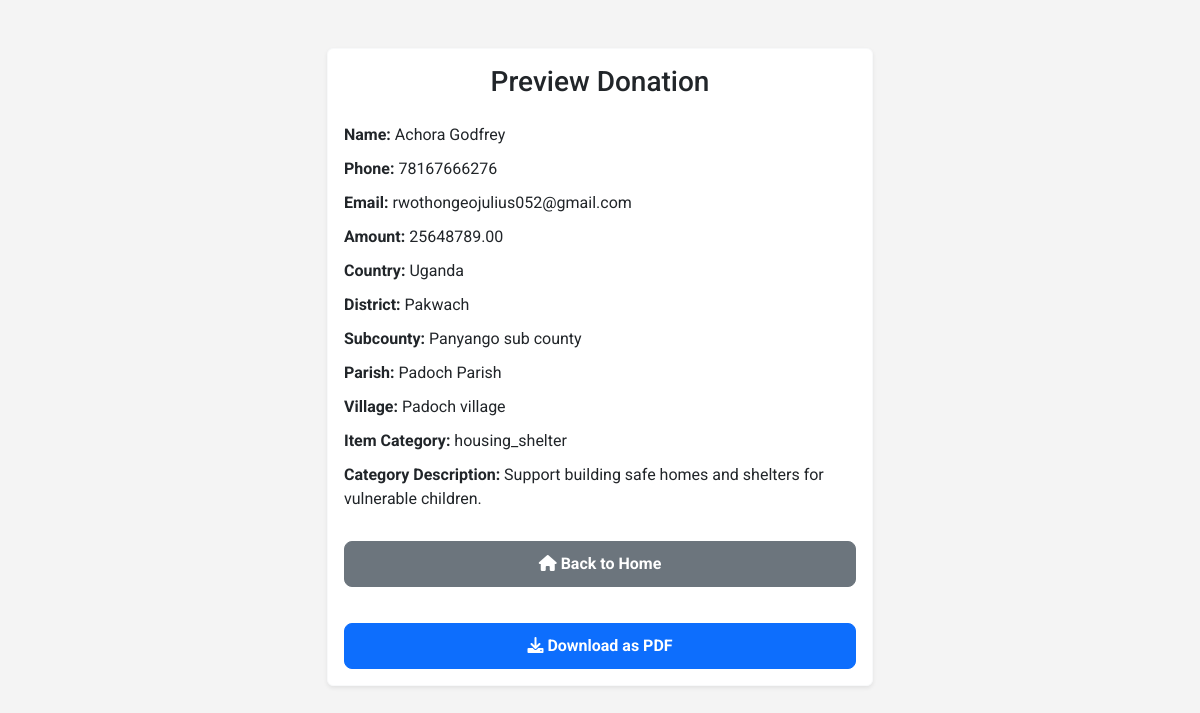
The page /preview/28/ on the database its author committed.
### Ministry/models.py (models this page shows, shortened)
class Donation(models.Model):
    country = models.CharField(max_length=100)
    ITEM_CATEGORY_CHOICES = [
        ('child_sponsorship', 'Child Sponsorship'),
        ('education_fund', 'Education Fund'),
        ('feeding_program', 'Feeding Program'),
        ('healthcare_support', 'Healthcare Support'),
        ('housing_shelter', 'Housing and Shelter'),
        ('community_outreach', 'Community Outreach'),
        ('spiritual_growth', 'Spiritual Growth'),
        ('emergency_relief', 'Emergency Relief'),
        ('general_support', 'General Support'),
    ]
    item_category = models.CharField(max_length=50, choices=ITEM_CATEGORY_CHOICES)
    district = models.CharField(max_length=100)
    subcounty = models.CharField(max_length=100)
    parish = models.CharField(max_length=100)
    village = models.CharField(max_length=100)
    name = models.CharField(max_length=100)
    phone = models.CharField(max_length=20)
    email = models.EmailField()
    amount = models.DecimalField(max_digits=10, decimal_places=2)
    submitted_at = models.DateTimeField(auto_now_add=True)

### Ministry/views.py (the view)
# urls.py: path('preview/<int:pk>/', views.preview_donation, name='preview_donation'),
def preview_donation(request, pk):
    donation = get_object_or_404(Donation, pk=pk)
    category_description = category_descriptions.get(donation.item_category, 'No description available')
    return render(request, 'preview.html', {
        'donation': donation,
        'category_description': category_description
    })

### Ministry/templates/preview.html (shortened to what this page needs)
<!DOCTYPE html>
<html lang="en">
<head>
    <link href="https://cdn.jsdelivr.net/npm/bootstrap@5.3.0-alpha1/dist/css/bootstrap.min.css" rel="stylesheet">
    <link rel="stylesheet" href="https://cdnjs.cloudflare.com/ajax/libs/font-awesome/6.0.0-beta3/css/all.min.css">
</head>
<body style="font-family: 'Roboto', sans-serif; background-color: #f4f4f4;">
<div class="container my-5">
    <div class="row justify-content-center">
        <div class="col-md-8 col-lg-6">
            <div class="card shadow-sm border-light rounded">
                <div class="card-body">
                    <h3 class="card-title text-center mb-4">Preview Donation</h3>
                    <p><strong>Name:</strong> {{ donation.name }}</p>
                    <p><strong>Phone:</strong> {{ donation.phone }}</p>
                    <p><strong>Email:</strong> {{ donation.email }}</p>
                    <p><strong>Amount:</strong> {{ donation.amount }}</p>
                    <p><strong>Country:</strong> {{ donation.country }}</p>
                    <p><strong>District:</strong> {{ donation.district }}</p>
                    <p><strong>Subcounty:</strong> {{ donation.subcounty }}</p>
                    <p><strong>Parish:</strong> {{ donation.parish }}</p>
                    <p><strong>Village:</strong> {{ donation.village }}</p>
                    <p><strong>Item Category:</strong> {{ donation.item_category }}</p>
                    <p><strong>Category Description:</strong> {{ category_description }}</p>
                    <a href="{% url 'home' %}" class="btn btn-secondary btn-custom w-100 mb-3">
                        <i class="fas fa-home"></i> Back to Home
                    </a>
                    <a href="{% url 'download_pdf' donation.id %}" class="btn btn-primary btn-custom w-100" onclick="showPopup(event)">
                        <i class="fas fa-download"></i> Download as PDF
                    </a>
                </div>
            </div>
        </div>
    </div>
</div>
</body>
</html>

### Ministry/templates/preview.html (style rules this page uses)
.btn-custom { transition: all 0.3s ease; }
.btn-custom { margin-top: 20px; padding: 10px 20px; font-size: 16px; font-weight: bold; border-radius: 8px; }
h4, p { font-size: 16px; }
p { margin-bottom: 10px; }

### rows shown on the page
Donation: name "Achora Godfrey", phone "78167666276", email "rwothongeojulius052@gmail.com", amount "25648789.00", country "Uganda", district "Pakwach", subcounty "Panyango sub county", parish "Padoch Parish", village "Padoch village", item_category "housing_shelter"

### other values the page prints
{{ category_description }} "Support building safe homes and shelters for vulnerable children."
